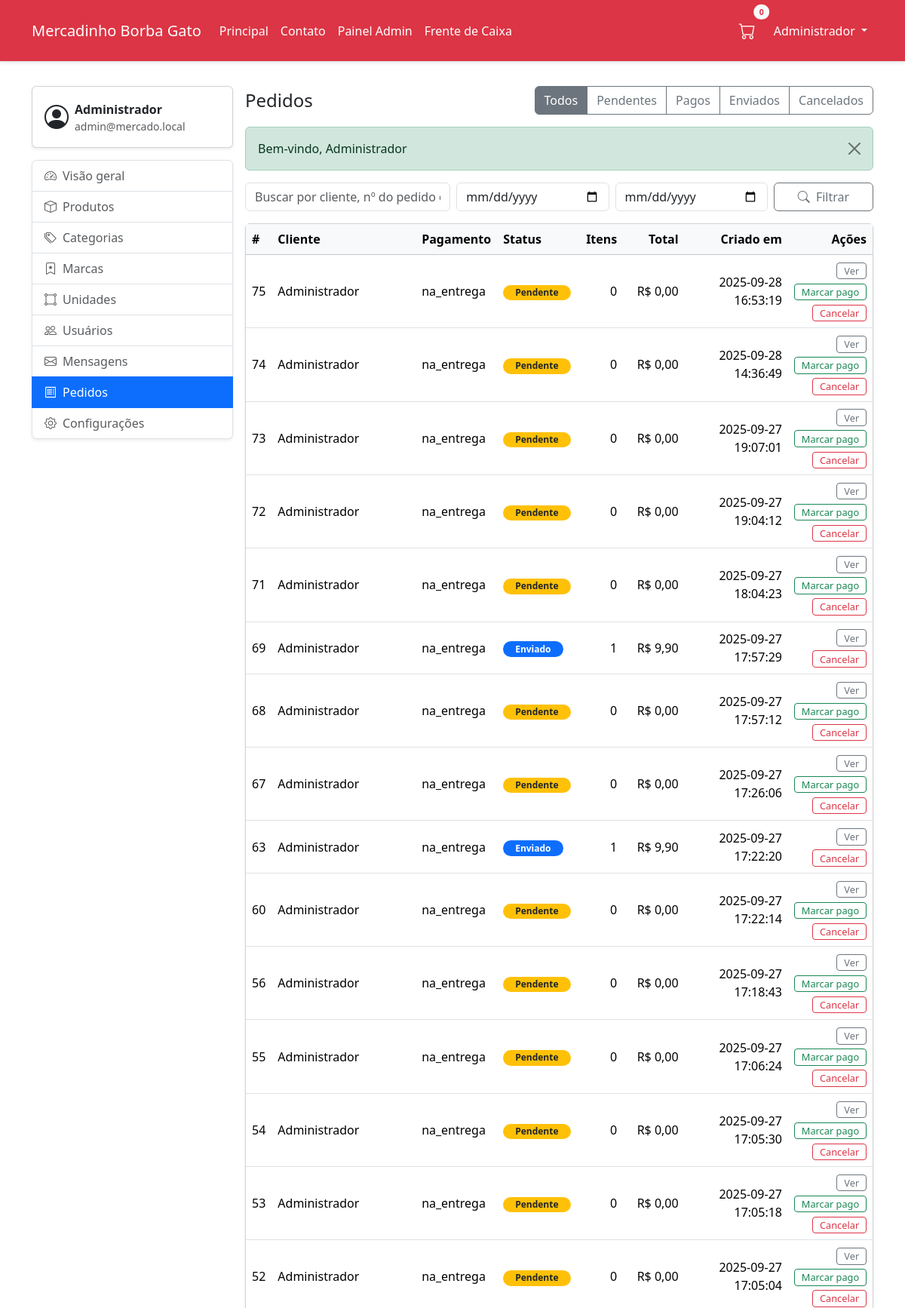
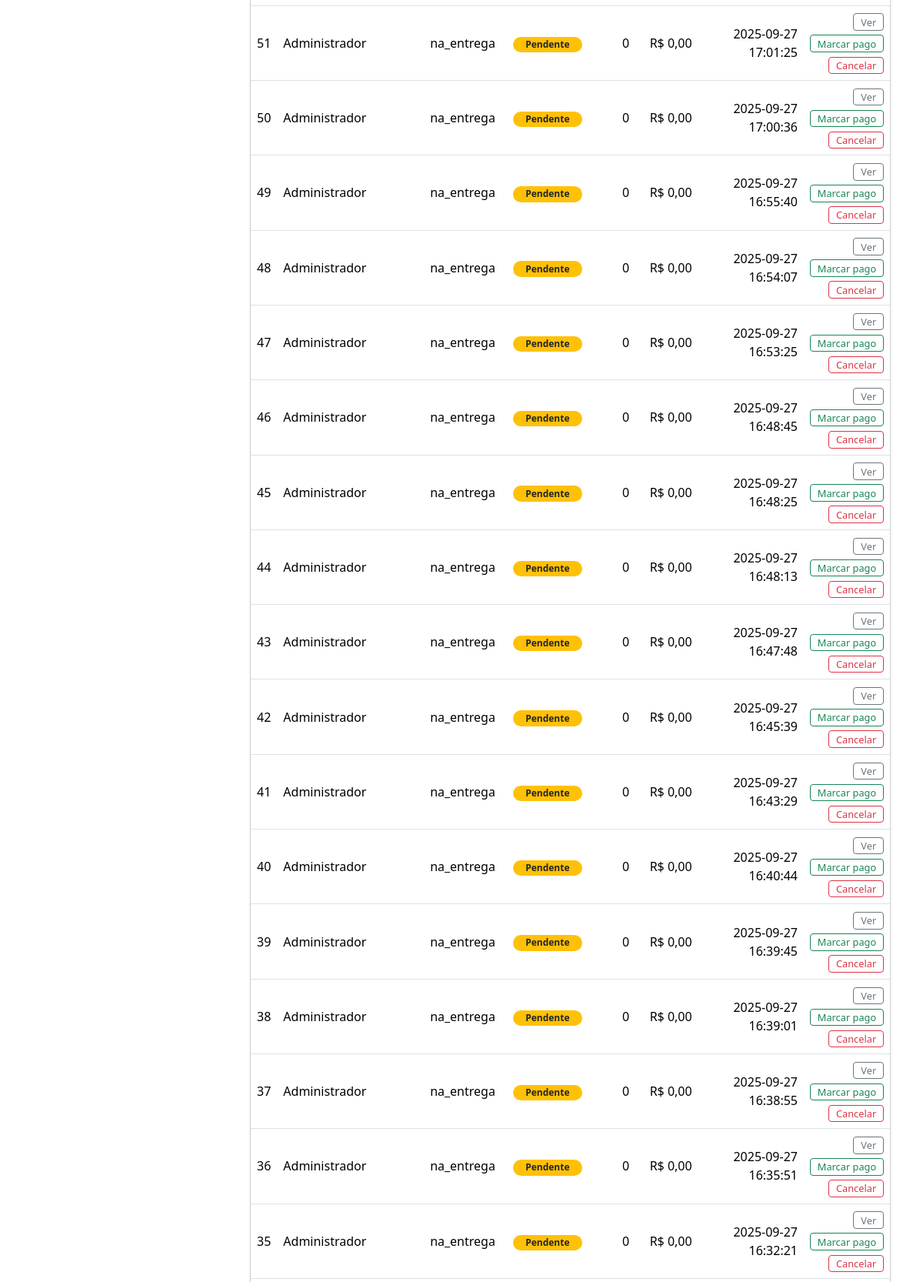
Page /public/admin/pedidos (signed in, upper part) on the committed database (2 pictures, top to bottom).
### tables this page shows
CREATE TABLE `pedido` (
  `id` int NOT NULL AUTO_INCREMENT,
  `cliente_id` int NOT NULL,
  `endereco_id` int DEFAULT NULL,
  `status` enum('novo','em_separacao','em_transporte','pronto','finalizado','cancelado') NOT NULL DEFAULT 'novo',
  `canal` enum('online','pdv') NOT NULL DEFAULT 'online',
  `entrega` enum('retirada','entrega') NOT NULL,
  `pagamento` enum('na_entrega','pix','cartao','gateway') NOT NULL DEFAULT 'na_entrega',
  `subtotal` decimal(12,2) NOT NULL,
  `frete` decimal(12,2) NOT NULL DEFAULT '0.00',
  `desconto` decimal(12,2) NOT NULL DEFAULT '0.00',
  `total` decimal(12,2) NOT NULL,
  `troco` decimal(12,2) NOT NULL DEFAULT '0.00',
  `codigo_externo` varchar(80) DEFAULT NULL,
  `criado_em` timestamp NOT NULL DEFAULT CURRENT_TIMESTAMP,
  `atualizado_em` timestamp NOT NULL DEFAULT CURRENT_TIMESTAMP ON UPDATE CURRENT_TIMESTAMP,
  PRIMARY KEY (`id`),
  KEY `idx_pedido_cliente` (`cliente_id`,`criado_em`),
  KEY `idx_pedido_status` (`status`),
  KEY `fk_pedido_endereco` (`endereco_id`),
  KEY `idx_pedido_status_data` (`status`,`criado_em`),
  CONSTRAINT `fk_pedido_cliente` FOREIGN KEY (`cliente_id`) REFERENCES `cliente` (`id`) ON UPDATE CASCADE,
  CONSTRAINT `fk_pedido_endereco` FOREIGN KEY (`endereco_id`) REFERENCES `endereco` (`id`) ON DELETE SET NULL ON UPDATE CASCADE
);

### App/Core/View.php (called while the page is built, shortened)
<?php
final class View
{
    private string $basePath;
    public function __construct()
    {
        $bp = realpath(__DIR__ . '/../Views');
        $this->basePath = $bp !== false ? $bp : (__DIR__ . '/../Views');
    }
    public function render(string $template, array $data = []): void
    {
        $rel = str_replace(['.', ':'], DIRECTORY_SEPARATOR, $template) . '.php';
        $file = $this->basePath . DIRECTORY_SEPARATOR . $rel;
        extract($data, EXTR_SKIP);
        require $file;
    }
}

### App/Core/Controller.php (called while the page is built, shortened)
<?php
abstract class Controller
{
    protected View $view;
    public function __construct()
    {
        $this->view = new View();
    }
    protected function render(string $template, array $data = []): void
    {
        $this->view->render($template, $data);
    }
}

### App/Controllers/Admin/PedidosController.php (called while the page is built, shortened)
<?php
final class PedidosController extends BaseAdminController
{
    private PDO $pdo;
    public function __construct()
    {
        $this->pdo = Database::getConnection();
    }
    public function index(): void
    {
        $filters = [
            'status' => trim((string)($_GET['status'] ?? '')),
            'q' => trim((string)($_GET['q'] ?? '')),
            'de' => trim((string)($_GET['de'] ?? '')),
            'ate' => trim((string)($_GET['ate'] ?? '')),
        ];
        $sql = <<<SQL
SELECT
    p.id,
    COALESCE(u.nome, e.nome, CONCAT('Cliente #', p.cliente_id)) AS cliente,
    p.pagamento,
    p.status,
    COUNT(ip.id) AS qtd_itens,
    p.total,
    p.criado_em
FROM pedido p
LEFT JOIN cliente c ON c.id = p.cliente_id
LEFT JOIN usuario u ON u.id = c.usuario_id
LEFT JOIN endereco e ON e.id = p.endereco_id
LEFT JOIN item_pedido ip ON ip.pedido_id = p.id
WHERE 1 = 1
SQL;
        $params = [];
        $sql .= ' GROUP BY p.id, cliente, p.pagamento, p.status, p.total, p.criado_em';
        $sql .= ' ORDER BY p.criado_em DESC LIMIT 100';
        $stmt = $this->pdo->prepare($sql);
        $stmt->execute($params);
        $pedidos = $stmt->fetchAll(PDO::FETCH_ASSOC) ?: [];
        $pedidos = array_map(function (array $pedido): array {
            $raw = (string)($pedido['status'] ?? '');
            $pedido['status_raw'] = $raw;
            $pedido['status'] = $this->normalizeStatus($raw);
            return $pedido;
        }, $pedidos);
        $this->render('admin/pedidos/index', [
            'title' => 'Pedidos',
            'pedidos' => $pedidos,
            'filters' => $filters,
        ]);
    }
    private function normalizeStatus(string $raw): string
    {
        $rawLower = strtolower($raw);
        foreach (self::STATUS_GROUPS as $normalized => $candidates) {
            foreach ($candidates as $candidate) {
                if ($rawLower === strtolower($candidate)) {
                    return $normalized;
                }
            }
        }
        return $rawLower !== '' ? $rawLower : 'pendente';
    }
}

### public/index.php (called while the page is built, shortened)
<?php
$router = new Router();
$method = $_SERVER['REQUEST_METHOD'] ?? 'GET';
$uri    = parse_url($_SERVER['REQUEST_URI'] ?? '/', PHP_URL_PATH) ?? '/';
$scriptName = str_replace('\\', '/', $_SERVER['SCRIPT_NAME'] ?? '');
$scriptDir  = rtrim(str_replace('\\', '/', dirname($scriptName)), '/');
$path = $uri;
if ($scriptName && strpos($path, $scriptName) === 0) {
    $path = substr($path, strlen($scriptName));
}
elseif ($scriptDir && $scriptDir !== '' && $scriptDir !== '/' && strpos($path, $scriptDir) === 0) {
    $path = substr($path, strlen($scriptDir));
}
$path = '/' . ltrim($path, '/');
$router->dispatch($method, $path);

### App/Core/Url.php (called while the page is built, shortened)
<?php declare(strict_types=1);
final class Url
{
    private static function base(): string
    {
        $script = $_SERVER['SCRIPT_NAME'] ?? '';
        $base = rtrim(str_replace('\\','/', dirname($script)), '/');
        return $base;
    }
    public static function to(string $path): string
    {
        $p = str_starts_with($path, '/') ? $path : '/' . $path;
        $base = self::base();
        return $base . $p;
    }
}

### App/Core/Flash.php (called while the page is built, shortened)
<?php declare(strict_types=1);
final class Flash
{
    public static function get(string $key): ?string
    {
        if (!isset($_SESSION['flash'][$key])) return null;
        $m = $_SESSION['flash'][$key];
        return $m;
    }
}

### App/DAO/Database.php (called while the page is built, shortened)
<?php
final class Database
{
    private static ?PDO $pdo = null;
    public static function getConnection(): PDO
    {
        if (self::$pdo === null) {
            $host = $_ENV['DB_HOST'] ?? $_ENV['MYSQLHOST'] ?? '127.0.0.1';
            $port = $_ENV['DB_PORT'] ?? $_ENV['MYSQLPORT'] ?? '3306';
            $database = $_ENV['DB_NAME'] ?? $_ENV['DB_DATABASE'] ?? $_ENV['MYSQLDATABASE'] ?? 'mercadinho';
            $user = $_ENV['DB_USER'] ?? $_ENV['DB_USERNAME'] ?? $_ENV['MYSQLUSER'] ?? 'root';
            $pass = $_ENV['DB_PASS'] ?? $_ENV['DB_PASSWORD'] ?? $_ENV['MYSQLPASSWORD'] ?? '';
            $dsn = sprintf('mysql:host=%s;port=%s;dbname=%s;charset=utf8mb4', $host, $port, $database);
            self::$pdo = new PDO($dsn, $user, $pass, [
                PDO::ATTR_ERRMODE => PDO::ERRMODE_EXCEPTION,
                PDO::ATTR_DEFAULT_FETCH_MODE => PDO::FETCH_ASSOC,
                PDO::ATTR_EMULATE_PREPARES => false,
            ]);
        }
        return self::$pdo;
    }
}

### App/Views/admin/pedidos/index.php (the view, shortened to what this page needs)
<?php
$pedidos = $pedidos ?? [];
$filters = $filters ?? ['status' => '', 'q' => '', 'de' => '', 'ate' => ''];
$h = static fn($v) => htmlspecialchars((string)$v, ENT_QUOTES, 'UTF-8');
$statusAtual = strtolower((string)($filters['status'] ?? ''));
?>
<!doctype html>
<html lang="pt-br">
<head>
  <link rel="stylesheet" href="<?= \App\Core\Url::to('/assets/css/bootstrap.min.css') ?>" />
  <link href="https://cdn.jsdelivr.net/npm/bootstrap-icons@1.10.5/font/bootstrap-icons.css" rel="stylesheet" />
  <link rel="stylesheet" href="<?= Url::to('/assets/site/css/style.css') ?>" />
</head>
<body>
  <div class="d-flex flex-column wrapper">
    <?php require dirname(__DIR__, 2) . '/partials/navbar.php'; ?>
    <main class="flex-fill">
      <div class="container py-3">
        <div class="row g-3">
          <div class="col-12 col-lg-3">
            <?php require dirname(__DIR__, 2) . '/partials/admin-sidebar.php'; ?>
          </div>
          <div class="col-12 col-lg-9">
            <div class="d-flex align-items-center justify-content-between mb-3">
              <h1 class="h4 mb-0">Pedidos</h1>
              <div class="btn-group">
                <?php
                $abas = [
                  '' => 'Todos',
                  'pendente' => 'Pendentes',
                  'pago' => 'Pagos',
                  'enviado' => 'Enviados',
                  'cancelado' => 'Cancelados',
                ];
                foreach ($abas as $valor => $label):
                  $url = Url::to('/admin/pedidos' . ($valor !== '' ? ('?status=' . $valor) : ''));
                  $ativo = $statusAtual === $valor;
                ?>
                  <a href="<?= $url ?>"
                    class="btn btn-outline-secondary<?= $ativo ? ' active' : '' ?>"><?= $label ?></a>
                <?php endforeach; ?>
              </div>
            </div>
            <?php if ($msg = Flash::get('success')): ?>
              <div class="alert alert-success alert-dismissible fade show" role="alert">
                <?= $h($msg) ?>
                <button type="button" class="btn-close" data-bs-dismiss="alert"
                  aria-label="Fechar"></button>
              </div>
            <?php endif; ?>
            <form class="row gy-2 gx-2 mb-3" method="get" action="<?= Url::to('/admin/pedidos') ?>">
              <div class="col-sm-12 col-md-5 col-lg-4">
                <input type="text" name="q" value="<?= $h($filters['q'] ?? '') ?>" class="form-control"
                  placeholder="Buscar por cliente, nº do pedido ou produto">
              </div>
              <div class="col-sm-6 col-md-3 col-lg-3">
                <input type="date" name="de" value="<?= $h($filters['de'] ?? '') ?>"
                  class="form-control">
              </div>
              <div class="col-sm-6 col-md-3 col-lg-3">
                <input type="date" name="ate" value="<?= $h($filters['ate'] ?? '') ?>"
                  class="form-control">
              </div>
              <div class="col-sm-12 col-md-2 col-lg-2 d-grid">
                <button class="btn btn-outline-secondary"><i class="bi bi-search me-1"></i>
                  Filtrar</button>
              </div>
            </form>
            <div class="card shadow-sm">
              <div class="table-responsive">
                <table class="table align-middle table-hover mb-0">
                  <thead class="table-light">
                    <tr>
                      <th>#</th>
                      <th>Cliente</th>
                      <th>Pagamento</th>
                      <th>Status</th>
                      <th class="text-end">Itens</th>
                      <th class="text-end">Total</th>
                      <th class="text-end">Criado em</th>
                      <th class="text-end table-actions-cell">Ações</th>
                    </tr>
                  </thead>
                  <tbody>
                    <?php foreach ($pedidos as $pedido): ?>
                      <?php
                      $statusOriginal = trim((string)($pedido['status'] ?? 'pendente'));
                      $status = strtolower($statusOriginal);
                      $statusKey = strtolower(preg_replace('/[^a-z0-9]+/i', '_', $statusOriginal));
                      $badgeMap = [
                        'pendente' => 'bg-warning text-dark',
                        'pago' => 'bg-success text-white',
                        'enviado' => 'bg-primary text-white',
                        'em_transporte' => 'bg-info text-dark',
                        'transporte' => 'bg-info text-dark',
                        'em_preparo' => 'bg-info text-dark',
                        'preparando' => 'bg-info text-dark',
                        'em_andamento' => 'bg-info text-dark',
                        'pronto' => 'bg-secondary text-white',
                        'pronto_para_retirada' => 'bg-secondary text-white',
                        'entregue' => 'bg-success text-white',
                        'finalizado' => 'bg-success text-white',
                        'cancelado' => 'bg-danger text-white',
                      ];
                      $badgeClass = $badgeMap[$statusKey] ?? 'bg-secondary text-white';
                      $statusLabel = $statusOriginal !== '' ? $statusOriginal : 'Pendente';
                      if (function_exists('mb_convert_case')) {
                        $statusLabel = mb_convert_case($statusLabel, MB_CASE_TITLE, 'UTF-8');
                      } else {
                        $statusLabel = ucwords(strtolower($statusLabel));
                      }
                      ?>
                      <tr>
                        <td><?= (int)($pedido['id'] ?? 0) ?></td>
                        <td><?= $h($pedido['cliente'] ?? '-') ?></td>
                        <td><?= $h($pedido['pagamento'] ?? 'na entrega') ?></td>
                        <td>
                          <span
                            class="badge rounded-pill px-3 <?= $badgeClass ?>"><?= $h($statusLabel) ?></span>
                        </td>
                        <td class="text-end"><?= (int)($pedido['qtd_itens'] ?? 0) ?></td>
                        <td class="text-end">R$
                          <?= number_format((float)($pedido['total'] ?? 0), 2, ',', '.') ?></td>
                        <td class="text-end"><?= $h($pedido['criado_em'] ?? '-') ?></td>
                        <td class="text-end table-actions-cell">
                          <div class="orders-actions">
                            <a class="btn btn-outline-secondary btn-sm"
                              href="<?= Url::to('/admin/pedidos/' . (int)($pedido['id'] ?? 0)) ?>">Ver</a>
                            <?php if ($status === 'pendente'): ?>
                              <a class="btn btn-outline-success btn-sm"
                                href="<?= Url::to('/admin/pedidos/' . (int)$pedido['id'] . '/marcar-pago') ?>">Marcar
                                pago</a>
                            <?php endif; ?>
                            <?php if ($status !== 'cancelado'): ?>
                              <a class="btn btn-outline-danger btn-sm"
                                href="<?= Url::to('/admin/pedidos/' . (int)$pedido['id'] . '/cancelar') ?>">Cancelar</a>
                            <?php endif; ?>
                          </div>
                        </td>
                      </tr>
                    <?php endforeach; ?>
                  </tbody>
                </table>
              </div>
            </div>
          </div>
        </div>
      </div>
    </main>
  </div>
</body>
</html>

### public/assets/site/css/style.css (style rules this page uses)
body { min-width: 372px; }
.wrapper { min-height: 100vh; }

### App/Views/admin/pedidos/index.php (style rules this page uses)
.orders-actions { display: inline-flex; flex-wrap: wrap; align-items: center; justify-content: flex-end; gap: 0.35rem; }
.orders-actions .btn { display: inline-flex; align-items: center; justify-content: center; white-space: nowrap; padding: 0.2rem 0.55rem; font-size: 0.8rem; line-height: 1.1; }
.table-actions-cell { width: 1%; white-space: nowrap; }

### rows in the picture
pedido: id "75", cliente "Administrador", pagamento "na_entrega", statusLabel "Pendente", qtd_itens "0", total "0,00", criado_em "2025-09-28 16:53:19"
pedido: id "74", cliente "Administrador", pagamento "na_entrega", statusLabel "Pendente", qtd_itens "0", total "0,00", criado_em "2025-09-28 14:36:49"
pedido: id "73", cliente "Administrador", pagamento "na_entrega", statusLabel "Pendente", qtd_itens "0", total "0,00", criado_em "2025-09-27 19:07:01"
pedido: id "72", cliente "Administrador", pagamento "na_entrega", statusLabel "Pendente", qtd_itens "0", total "0,00", criado_em "2025-09-27 19:04:12"
pedido: id "71", cliente "Administrador", pagamento "na_entrega", statusLabel "Pendente", qtd_itens "0", total "0,00", criado_em "2025-09-27 18:04:23"
pedido: id "69", cliente "Administrador", pagamento "na_entrega", statusLabel "Enviado", qtd_itens "1", total "9,90", criado_em "2025-09-27 17:57:29"
pedido: id "68", cliente "Administrador", pagamento "na_entrega", statusLabel "Pendente", qtd_itens "0", total "0,00", criado_em "2025-09-27 17:57:12"
pedido: id "67", cliente "Administrador", pagamento "na_entrega", statusLabel "Pendente", qtd_itens "0", total "0,00", criado_em "2025-09-27 17:26:06"
pedido: id "63", cliente "Administrador", pagamento "na_entrega", statusLabel "Enviado", qtd_itens "1", total "9,90", criado_em "2025-09-27 17:22:20"
pedido: id "60", cliente "Administrador", pagamento "na_entrega", statusLabel "Pendente", qtd_itens "0", total "0,00", criado_em "2025-09-27 17:22:14"
pedido: id "56", cliente "Administrador", pagamento "na_entrega", statusLabel "Pendente", qtd_itens "0", total "0,00", criado_em "2025-09-27 17:18:43"
pedido: id "55", cliente "Administrador", pagamento "na_entrega", statusLabel "Pendente", qtd_itens "0", total "0,00", criado_em "2025-09-27 17:06:24"
pedido: id "54", cliente "Administrador", pagamento "na_entrega", statusLabel "Pendente", qtd_itens "0", total "0,00", criado_em "2025-09-27 17:05:30"
pedido: id "53", cliente "Administrador", pagamento "na_entrega", statusLabel "Pendente", qtd_itens "0", total "0,00", criado_em "2025-09-27 17:05:18"
pedido: id "52", cliente "Administrador", pagamento "na_entrega", statusLabel "Pendente", qtd_itens "0", total "0,00", criado_em "2025-09-27 17:05:04"
pedido: id "51", cliente "Administrador", pagamento "na_entrega", statusLabel "Pendente", qtd_itens "0", total "0,00", criado_em "2025-09-27 17:01:25"
pedido: id "50", cliente "Administrador", pagamento "na_entrega", statusLabel "Pendente", qtd_itens "0", total "0,00", criado_em "2025-09-27 17:00:36"
pedido: id "49", cliente "Administrador", pagamento "na_entrega", statusLabel "Pendente", qtd_itens "0", total "0,00", criado_em "2025-09-27 16:55:40"
pedido: id "48", cliente "Administrador", pagamento "na_entrega", statusLabel "Pendente", qtd_itens "0", total "0,00", criado_em "2025-09-27 16:54:07"
pedido: id "47", cliente "Administrador", pagamento "na_entrega", statusLabel "Pendente", qtd_itens "0", total "0,00", criado_em "2025-09-27 16:53:25"
pedido: id "46", cliente "Administrador", pagamento "na_entrega", statusLabel "Pendente", qtd_itens "0", total "0,00", criado_em "2025-09-27 16:48:45"
pedido: id "45", cliente "Administrador", pagamento "na_entrega", statusLabel "Pendente", qtd_itens "0", total "0,00", criado_em "2025-09-27 16:48:25"
pedido: id "44", cliente "Administrador", pagamento "na_entrega", statusLabel "Pendente", qtd_itens "0", total "0,00", criado_em "2025-09-27 16:48:13"
pedido: id "43", cliente "Administrador", pagamento "na_entrega", statusLabel "Pendente", qtd_itens "0", total "0,00", criado_em "2025-09-27 16:47:48"
pedido: id "42", cliente "Administrador", pagamento "na_entrega", statusLabel "Pendente", qtd_itens "0", total "0,00", criado_em "2025-09-27 16:45:39"
pedido: id "41", cliente "Administrador", pagamento "na_entrega", statusLabel "Pendente", qtd_itens "0", total "0,00", criado_em "2025-09-27 16:43:29"
pedido: id "40", cliente "Administrador", pagamento "na_entrega", statusLabel "Pendente", qtd_itens "0", total "0,00", criado_em "2025-09-27 16:40:44"
pedido: id "39", cliente "Administrador", pagamento "na_entrega", statusLabel "Pendente", qtd_itens "0", total "0,00", criado_em "2025-09-27 16:39:45"
pedido: id "38", cliente "Administrador", pagamento "na_entrega", statusLabel "Pendente", qtd_itens "0", total "0,00", criado_em "2025-09-27 16:39:01"
pedido: id "37", cliente "Administrador", pagamento "na_entrega", statusLabel "Pendente", qtd_itens "0", total "0,00", criado_em "2025-09-27 16:38:55"
pedido: id "36", cliente "Administrador", pagamento "na_entrega", statusLabel "Pendente", qtd_itens "0", total "0,00", criado_em "2025-09-27 16:35:51"
pedido: id "35", cliente "Administrador", pagamento "na_entrega", statusLabel "Pendente", qtd_itens "0", total "0,00", criado_em "2025-09-27 16:32:21"

### other values in the picture
$cartCount "0"
$u['nome'] "Administrador"
$nome "Administrador"
$email "admin@mercado.local"
$label "Todos"
$label "Pendentes"
$label "Pagos"
$label "Enviados"
$label "Cancelados"
$h($msg) "Bem-vindo, Administrador"
